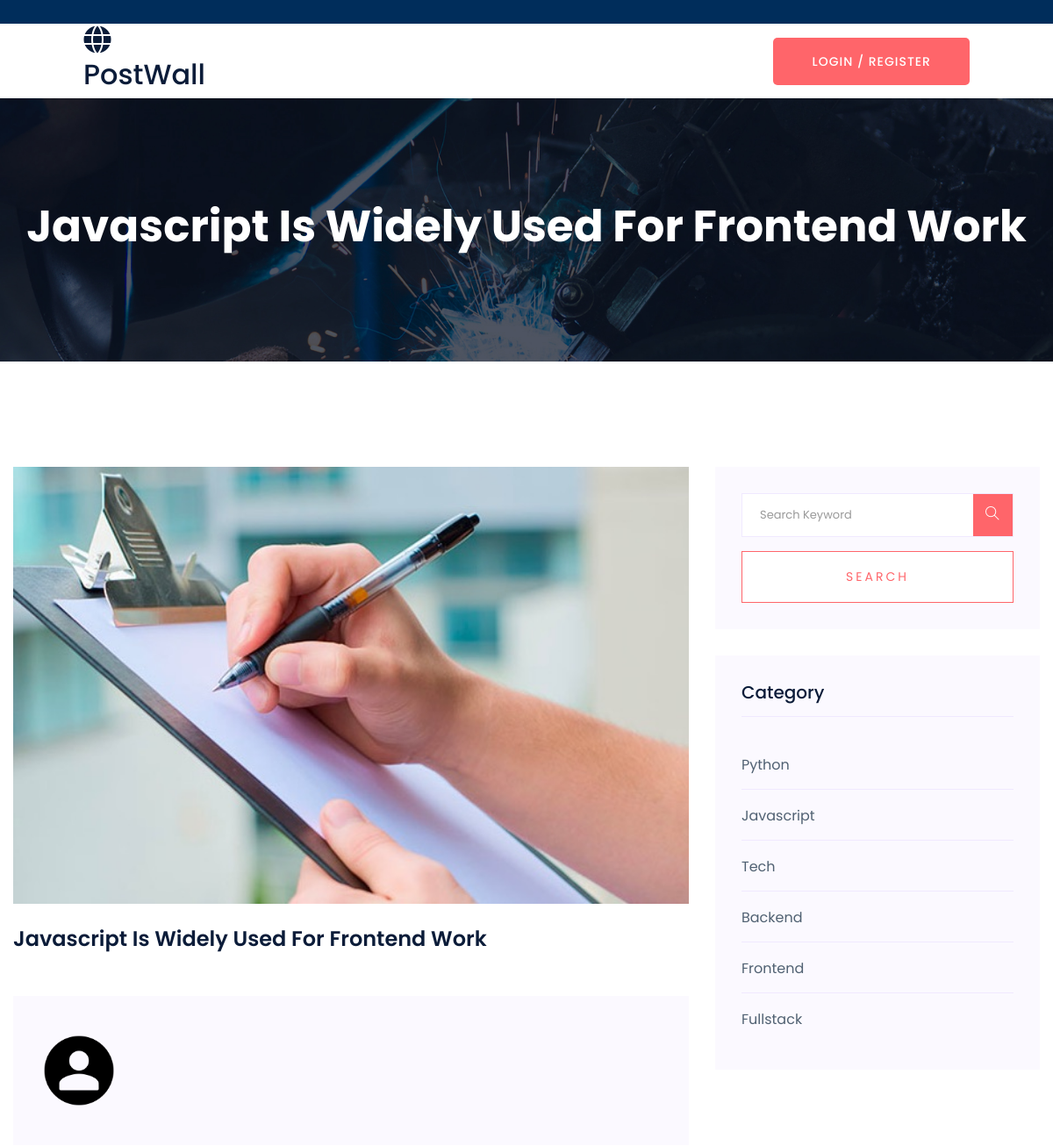
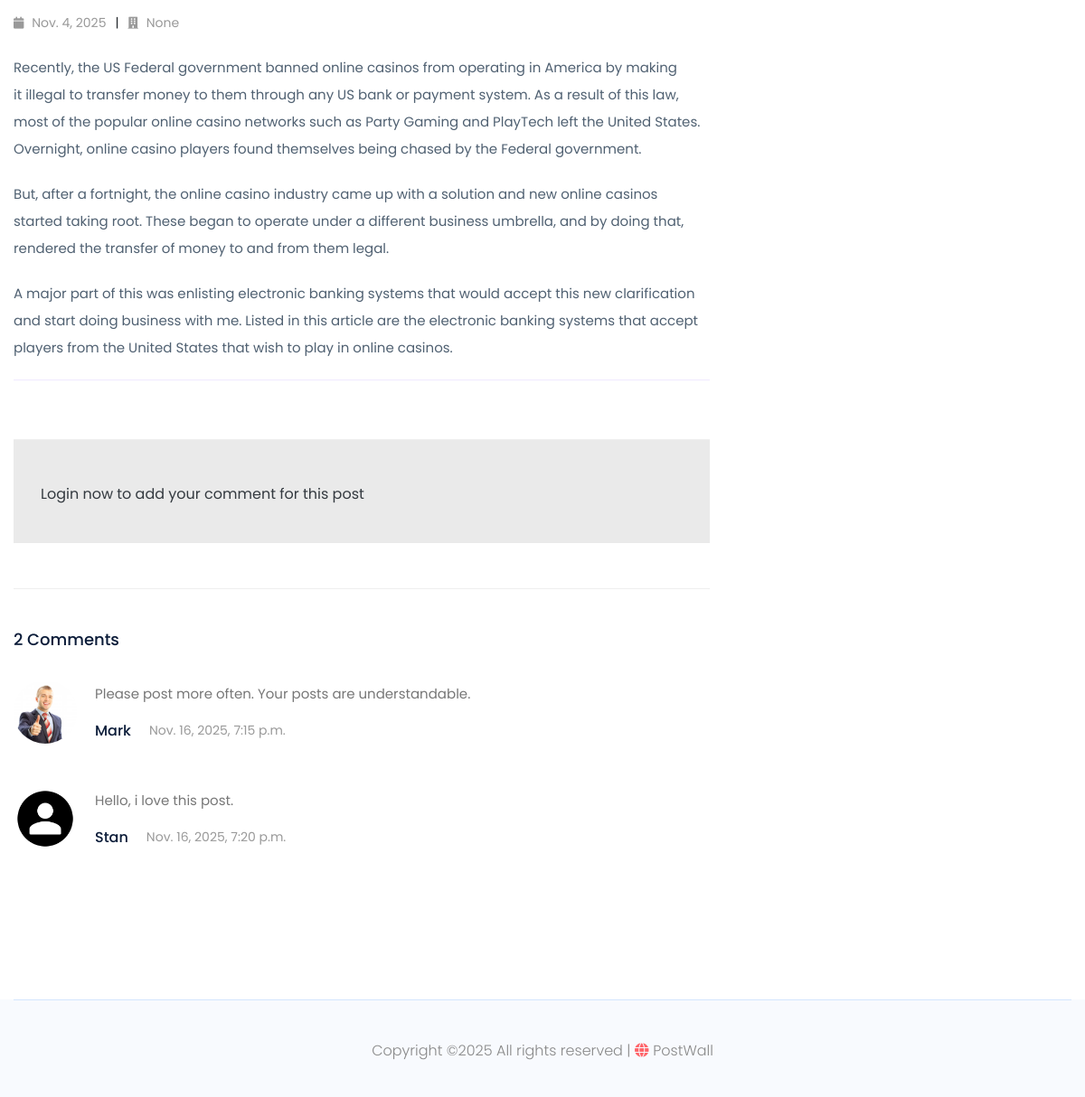
/post/javascript-is-widely-used-for-frontend-work/, run on the app's committed database (2 pictures, top to bottom).
### posts/models.py (models this page shows, shortened)
class Post(models.Model):
    user = models.ForeignKey(settings.AUTH_USER_MODEL,on_delete=models.CASCADE,blank=True,null=True,related_name='posts')
    title = models.CharField(max_length=100,unique=True)
    slug = models.SlugField()
    content = models.TextField()
    thumbnail = models.ImageField(upload_to='postimg')
    created = models.DateField(auto_now_add=True)
    updated = models.DateField(auto_now=True)
    featured = models.BooleanField(default=False)
    category = models.ForeignKey(Category,on_delete=models.CASCADE,blank=True,null=True,related_name='posts')

class Comment(models.Model):
    post = models.ForeignKey(Post,on_delete=models.CASCADE,related_name='comments')
    user = models.ForeignKey(settings.AUTH_USER_MODEL,on_delete=models.CASCADE,related_name='comments')
    content = models.TextField()
    created = models.DateTimeField(auto_now=True)

### users/models.py (models this page shows, shortened)
class CustomUser(AbstractUser):
    email = models.EmailField(unique=True)
    phone = models.CharField(max_length=11,blank=True,null=True)
    address = models.CharField(max_length=50,blank=True,null=True)
    bio = models.TextField(blank=True,null=True)
    occupation = models.CharField(max_length=50,blank=True,null=True)
    profile_pic = models.ImageField(upload_to='profileimg',blank=True,null=True)
    USERNAME_FIELD = 'email'
    REQUIRED_FIELDS = ['username']

### posts/views.py (the view, shortened to what this page needs)
# urls.py: path('post/<slug:slug>/',views.detail,name='detail'),
def detail(request,slug):
    post = Post.objects.get(slug=slug)
    comments = Comment.objects.filter(post=post)
    form = CommentForm()
    context = {'post':post,'form':form,'comments':comments}
    return render(request,'posts/detail.html',context)

### posts/forms.py
class CommentForm(forms.ModelForm):
    content = forms.CharField(widget=forms.Textarea(attrs={'class':'form-control w-100','cols':'30','rows':'5','placeholder':'Type your comment here'}))
    class Meta:
        model = Comment
        fields = ['content']

### posts/templates/posts/detail.html (shortened to what this page needs)
{% extends "layout.html" %}
{% load static %}
{% block content %}
      <div class="slider-area ">
         <div class="single-slider slider-height2 d-flex align-items-center" data-background="{% static 'assets/img/hero/Industries_hero.jpg' %}">
             <div class="container">
                 <div class="row">
                     <div class="col-xl-12">
                         <div class="hero-cap text-center">
                             <h2>{{ post.title }}</h2>
                         </div>
                     </div>
                 </div>
             </div>
         </div>
     </div>
   <section class="blog_area single-post-area section-padding">
      <div class="container">
         <div class="row">
            <div class="col-lg-8 posts-list">
                    <div class="single-post">
                        <div class="feature-img">
                            <img style="width:100%;" class="img-fluid" src="{{ post.thumbnail.url }}" alt="">
                        </div>
                        <div class="blog_details">
                            <h2>{{ post.title }}</h2>
                            <div class="blog-author">
                        <div class="media align-items-center">
                           {% if post.user.profile_pic %}
                              <img src="{{ post.user.profile_pic.url }}" alt="">
                           {% else %}
                              <img src="{% static 'assets/img/avatar.png' %}" alt="">
                           {% endif %}
                            <div class="media-body">
                            </div>
                        </div>
                    </div>
                     <ul class="blog-info-link mt-3 mb-4">
                         <li><a href="#"><i class="fa fa-calendar"></i> {{ post.created }}</a></li>
                         <li><a href="#"><i class="fa fa-building"></i> {{ post.category }}</a></li>
                     </ul>
                     <p class="excert">
                         {{ post.content|linebreaks }}
                     </p>
                  </div>
               </div>
               <div class="navigation-top">
               </div>
               <div class="comment-form pb-4" style="background:rgb(234, 234, 234);padding-left: 30px;padding-right: 30px;">
                  {% if request.user.is_authenticated %}
                     <h4>Leave a comment for this post</h4>
                     <form method="post" class="form-contact comment_form" action="" id="commentForm">
                        {% csrf_token %}
                        <div class="row">
                           <div class="col-12">
                              <div class="form-group bg-light">
                                 {{ form.content }}
                              </div>
                           </div>
                        </div>
                        <div class="form-group">
                           <button type="submit" class="button button-contactForm btn_1 boxed-btn">Comment</button>
                        </div>
                     </form>
                  {% else %}
                     <p><a class="text-dark" href="{% url 'users:login' %}?next={{request.path}}">Login now to add your comment for this post</a></p>
                  {% endif %}
               </div>
               <div class="comments-area">
                  {% if comments %}
                     <h4>
                        {{ comments.count }}
                        {% if comments.count > 1 %}
                           Comments
                        {% else %}
                           Comment
                        {% endif %}
                     </h4>
                     {% for comment in comments %}
                        <div class="comment-list">
                           <div class="single-comment justify-content-between d-flex">
                              <div class="user justify-content-between d-flex">
                                 <div class="thumb">
                                    {% if comment.user.profile_pic %}
                                       <img src="{{comment.user.profile_pic.url}}" alt="">
                                    {% else %}
                                       <img src="{% static 'assets/img/avatar.png' %}" alt="">
                                    {% endif %}
                                 </div>
                                 <div class="desc">
                                    <p class="comment">
                                       {{ comment.content }}
                                    </p>
                                    <div class="d-flex justify-content-between">
                                       <div class="d-flex align-items-center">
                                          <h5>
                                             <a href="#">{{ comment.user.username.capitalize }}</a>
                                          </h5>
                                          <p class="date">{{ comment.created }}</p>
                                       </div>
                                    </div>
                                 </div>
                              </div>
                           </div>
                        </div>
                     {% endfor %}
                  {% else %}
                        <h4>No comments yet for this.</h4>
                  {% endif %}
               </div>
            </div>
            <div class="col-lg-4">
               <div class="blog_right_sidebar">
                  <aside class="single_sidebar_widget search_widget">
                            <form action="{% url 'posts:home' %}">
                                <div class="form-group">
                                    <div class="input-group mb-3">
                                        <input name="search" type="text" class="form-control" required placeholder='Search Keyword'
                                            onfocus="this.placeholder = ''"
                                            onblur="this.placeholder = 'Search Keyword'">
                                        <div class="input-group-append">
                                            <button class="btns" type="button"><i class="ti-search"></i></button>
                                        </div>
                                    </div>
                                </div>
                                <button class="button rounded-0 primary-bg text-white w-100 btn_1 boxed-btn"
                                    type="submit">Search</button>
                            </form>
                        </aside>
                  <aside class="single_sidebar_widget post_category_widget">
                            <h4 class="widget_title">Category</h4>
                            <ul class="list cat-list">
                                <li>
                                    <a href="#" class="d-flex">
                                        <p>Python</p>
                                    </a>
                                </li>
                                <li>
                                    <a href="#" class="d-flex">
                                        <p>Javascript</p>
                                    </a>
                                </li>
                                <li>
                                    <a href="#" class="d-flex">
                                        <p>Tech</p>
                                    </a>
                                </li>
                                <li>
                                    <a href="#" class="d-flex">
                                        <p>Backend</p>
                                    </a>
                                </li>
                                <li>
                                    <a href="#" class="d-flex">
                                        <p>Frontend</p>
                                    </a>
                                </li>
                                <li>
                                    <a href="#" class="d-flex">
                                        <p>Fullstack</p>
                                    </a>
                                </li>
                            </ul>
                        </aside>
               </div>
            </div>
         </div>
      </div>
   </section>
{% endblock content %}

### templates/layout.html (shortened to what this page needs)
<!doctype html>
{% load static %}
<html class="no-js" lang="zxx">
    <head>
            <link rel="stylesheet" href="{% static 'assets/css/bootstrap.min.css' %}">
            <link rel="stylesheet" href="{% static 'assets/css/owl.carousel.min.css' %}">
            <link rel="stylesheet" href="{% static 'assets/css/flaticon.css' %}">
            <link rel="stylesheet" href="{% static 'assets/css/slicknav.css' %}">
            <link rel="stylesheet" href="{% static 'assets/css/animate.min.css' %}">
            <link rel="stylesheet" href="{% static 'assets/css/magnific-popup.css' %}">
            <link rel="stylesheet" href="{% static 'assets/css/fontawesome-all.min.css' %}">
            <link rel="stylesheet" href="{% static 'assets/css/themify-icons.css' %}">
            <link rel="stylesheet" href="{% static 'assets/css/slick.css' %}">
            <link rel="stylesheet" href="{% static 'assets/css/nice-select.css' %}">
            <link rel="stylesheet" href="{% static 'assets/css/style.css' %}">
   </head>
   <body>
    <header>
       <div class="header-area">
            <div class="main-header ">
                <div class="header-top top-bg d-none d-lg-block">
                   <div class="container-fluid">
                       <div class="col-xl-12">
                       </div>
                   </div>
                </div>
               <div class="header-bottom  header-sticky">
                    <div class="container-fluid">
                        <div class="row align-items-center">
                            <div class="col-xl-2 col-lg-1 col-md-1">
                                <div class="logo">
                                  <a href="{% url 'posts:home' %}">
                                    <h2><i class="fa fa-globe"></i> PostWall</h2>
                                  </a>
                                </div>
                            </div>
                            <div class="col-xl-8 col-lg-8 col-md-8">
                                <div class="main-menu f-right d-none d-lg-block">
                                    <nav>
                                        <ul id="navigation">
                                            {% if request.user.is_authenticated %}
                                                <li>
                                                    <a href="#">Hi, {{ request.user.username }}</a>
                                                    <ul class="submenu">
                                                        <li><a href="{% url 'users:profile' %}">Profile</a></li>
                                                        <li><a href="{% url 'posts:add' %}">Add Post</a></li>
                                                    </ul>
                                                </li>
                                            {% else %}
                                                <li>
                                                    <a></a>
                                                </li>
                                            {% endif %}
                                        </ul>
                                    </nav>
                                </div>
                            </div>
                            <div class="col-xl-2 col-lg-3 col-md-3">
                                <div class="header-right-btn f-right d-none d-lg-block">
                                    {% if request.user.is_authenticated %}
                                        <form action="{% url 'users:logout' %}" method="post">
                                            {% csrf_token %}
                                            <button class="btn header-btn">Logout</button>
                                        </form>
                                    {% else %}
                                        <a href="{% url 'users:login' %}" class="btn header-btn">Login / Register</a>
                                    {% endif %}
                                </div>
                            </div>
                            <div class="col-12">
                            </div>
                        </div>
                    </div>
               </div>
            </div>
       </div>
    </header>
    {% block content %}
    {% endblock content %}
   <footer>
       <div class="footer-bottom-area footer-bg">
           <div class="container">
               <div class="footer-border">
                    <div class="row d-flex align-items-center">
                        <div class="col-xl-12 ">
                            <div class="footer-copy-right text-center">
                                <p>
  Copyright &copy;<script>document.write(new Date().getFullYear());</script> All rights reserved | <i class="fa fa-globe"></i> PostWall
  </p>
                            </div>
                        </div>
                    </div>
               </div>
           </div>
       </div>
   </footer>
    </body>
</html>

### data on the page
Post: title "Javascript Is Widely Used For Frontend Work", thumbnail (picture), created "Nov. 4, 2025", category "None", content "Recently, the US Federal government banned online casinos from operating in America by making it illegal to transfer money to them through any US bank or payment system. As a result of this law, most of the popular online casino networks such as Party Gaming and PlayTech left the United States. Overnight, online casino players found themselves being chased by the Federal government. But, after a fortnight, the online casino industry came up with a solution and new online casinos started taking root. These began to operate under a different business umbrella, and by doing that, rendered the transfer of money to and from them legal. A major part of this was enlisting electronic banking…"
Comment: user.profile_pic (picture), content "Please post more often. Your posts are understandable.", user.username "Mark", created "Nov. 16, 2025, 7:15 p.m."
Comment: content "Hello, i love this post.", user.username "Stan", created "Nov. 16, 2025, 7:20 p.m."

### other printed values
{{ comments.count }} "2"
